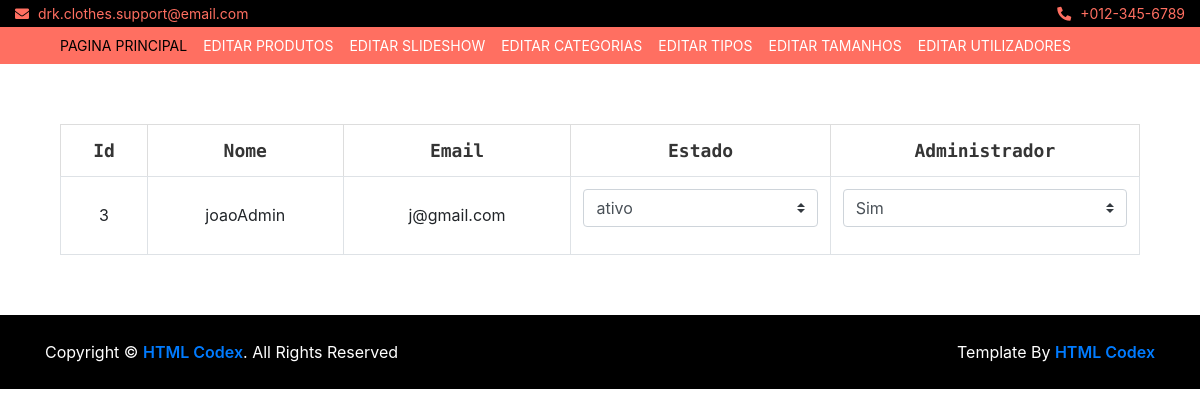
/admin/user-list.php, run on the app's committed database.
### tables this page shows
CREATE TABLE `utilizadores`  (
  `utilizadorId` int(11) NOT NULL AUTO_INCREMENT,
  `utilizadorEmail` varchar(95) NOT NULL,
  `utilizadorPass` varchar(45) NOT NULL,
  `utilizadorPerfilId` int(11) NOT NULL,
  PRIMARY KEY (`utilizadorId`, `utilizadorPerfilId`) USING BTREE,
  UNIQUE INDEX `utilizadorEmail_UNIQUE`(`utilizadorEmail`) USING BTREE,
  INDEX `fk_utilizadores_perfis1_idx`(`utilizadorPerfilId`) USING BTREE,
  CONSTRAINT `fk_utilizadores_perfis1` FOREIGN KEY (`utilizadorPerfilId`) REFERENCES `perfis` (`perfilId`) ON DELETE NO ACTION ON UPDATE NO ACTION
);

CREATE TABLE `perfis`  (
  `perfilId` int(11) NOT NULL AUTO_INCREMENT,
  `perfilNome` varchar(20) NOT NULL,
  `perfilEstado` enum('ativo','inativo','pendente') NOT NULL,
  `perfilTele` varchar(15) NOT NULL,
  `perfilAdmin` enum('sim','nao') NOT NULL,
  PRIMARY KEY (`perfilId`) USING BTREE
);

### admin/user-list.php (the view, shortened to what this page needs)
<?php
include_once ("includes/body.inc.php");
?>
<head>
    <link rel="stylesheet" href="https://stackpath.bootstrapcdn.com/bootstrap/4.5.0/css/bootstrap.min.css">
</head>
<body>
<div class="wishlist-page">
    <div class="container-fluid">
        <div class="wishlist-page-inner">
            <div class="row">
                <div class="col-md-12">
                    <div class="table-responsive">
                        <div class="container">
                            <table class="table table-bordered">
                                <tr>
                                    <thead class="thead-dark">
                                        <th align='center'>Id</th>
                                        <th align='center'>Nome</th>
                                        <th align='center'>Email</th>
                                        <th align='center'>Estado</th>
                                        <th align='center'>Administrador</th>
                                    </thead>
                                </tr>
                                    <tr>
                                        <?php
                                        $sql="select * from utilizadores left join perfis on utilizadorPerfilId=perfilId";
                                        $result=mysqli_query($con,$sql);
                                            while($dados=mysqli_fetch_array($result)){
                                        ?>
                                                <form action="confirm-edit-user.php" method="post" enctype="multipart/form-data">
                                                    <?php
                                                    echo "<tr>";
                                                    echo "<td align='center' >".$dados['perfilId']."</td>";
                                                    echo "<td align='center'>".$dados['perfilNome']."</td>";
                                                    echo "<td align='center'>".$dados['utilizadorEmail']."</td>";
                                                    ?>
                                                    <td align="center">
                                                        <select onchange="this.form.submit()" type="submit" class="custom-select" id="perfilEstado" name="perfilEstado">
                                                            <?php
                                                            if ($dados['perfilEstado']=='ativo') {
                                                                echo "<option selected value='ativo'>ativo</option>";
                                                            }else if ($dados['perfilEstado']=='inativo'){
                                                                echo "<option value='ativo'>ativo</option>";
                                                                echo "<option selected value='inativo'>inativo</option>";
                                                                echo "<option value='pendente'>pendente</option>";
                                                            }else{
                                                                echo "<option value='ativo'>ativo</option>";
                                                                echo "<option value='inativo'>inativo</option>";
                                                                echo "<option selected value='pendente'>pendente</option>";
                                                            }
                                                            ?>
                                                        </select>
                                                    </td>
                                                    <td align="center">
                                                        <select onchange="this.form.submit()" type="submit" class="custom-select" id="perfilAdmin" name="perfilAdmin">
                                                            <?php
                                                            if ($dados['perfilAdmin']=='sim') {
                                                                echo "<option selected value='sim'>Sim</option>";
                                                            }else if ($dados['perfilAdmin']=='nao'){
                                                                echo "<option value='sim'>Sim</option>";
                                                                echo "<option selected value='nao'>Não</option>";
                                                            }
                                                            ?>
                                                        </select>
                                                    </td>
                                                </form>
                                                <?php
                                            }
                                            ?>
                                    </tr>
                            </table>
                        </div>
                    </div>
                </div>
            </div>
        </div>
    </div>
</div>
</body>

### admin/css/style.css (style rules this page uses)
body { color: #353535; font-family: 'Open Sans', sans-serif; font-weight: 400; background: #f3f6ff; }
@media (min-width: 992px) { .container-fluid { padding-right: 60px; padding-left: 60px; } }
.form-control, .custom-select { width: 100%; height: 35px; padding: 0 15px; color: #999999; border: 1px solid #dddddd; margin-bottom: 15px }
.wishlist-page { position: relative; padding: 30px 0; }
.wishlist-page .wishlist-page-inner { padding: 30px; background: #ffffff; }
.wishlist-page .table { width: 100%; text-align: center; margin-bottom: 0; }
.wishlist-page .table .thead-dark th { font-family: 'Source Code Pro', monospace; font-size: 18px; font-weight: 700; color: #353535; text-align: center; background: transparent; border-color: #dddddd; border-bottom: none; vertical-align: middle; }
.wishlist-page .table td { font-size: 16px; vertical-align: middle; }

### data on the page
utilizadores: utilizadorPerfilId.perfilId "3", utilizadorPerfilId.perfilNome "joaoAdmin", utilizadorEmail "j@gmail.com", perfilEstado "ativo", perfilAdmin "Sim"
